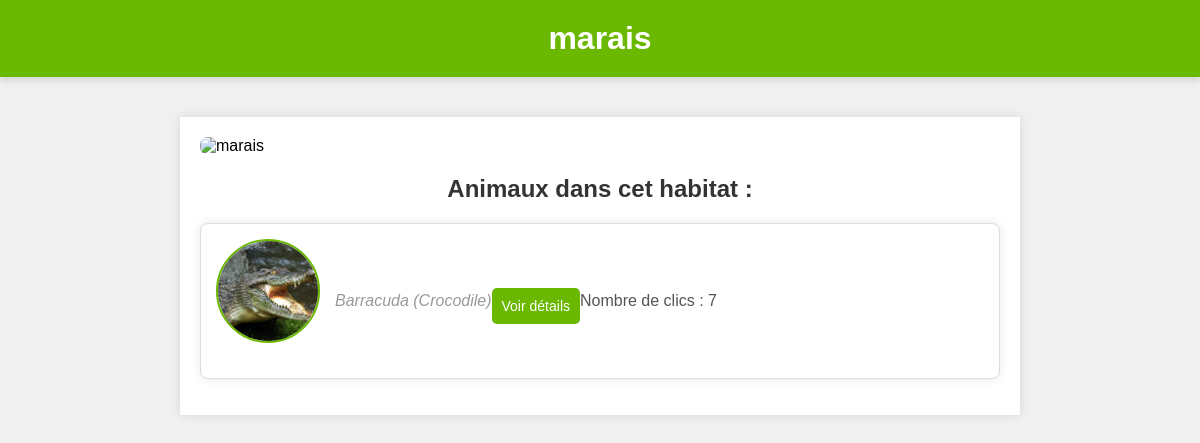
Screenshot of /habitats/marais.php with the database file from the repository.
### tables this page shows
CREATE TABLE `animals` (
  `id` int(11) NOT NULL,
  `name` varchar(255) NOT NULL,
  `breed` varchar(255) NOT NULL,
  `image_url` varchar(255) DEFAULT NULL,
  `status` varchar(50) DEFAULT NULL,
  `food_type` varchar(255) DEFAULT NULL,
  `food_amount` int(11) DEFAULT NULL,
  `feeding_time` datetime DEFAULT NULL,
  `vet_visit_date` date DEFAULT NULL,
  `details` text DEFAULT NULL,
  `habitat_id` int(11) DEFAULT NULL,
  `click_count` int(11) DEFAULT 0
);

### habitats/marais.php (the view, shortened to what this page needs)
<?php
$conn = new mysqli('localhost', 'root', '', 'ecf');
$habitat_name = 'marais';
$sql = "SELECT animals.id, animals.name, animals.breed, animals.image_url,
               animals.food_type, animals.food_amount, animals.feeding_time,
               animals.vet_visit_date, animals.details, animals.click_count
        FROM animals
        JOIN habitats ON animals.habitat_id = habitats.id
        WHERE habitats.name = ?";
$stmt = $conn->prepare($sql);
$stmt->bind_param("s", $habitat_name);
$stmt->execute();
$result = $stmt->get_result();
$animals_list = "";
if ($result->num_rows > 0) {
    while ($animal = $result->fetch_assoc()) {
        $imagePath = "../admin/" . $animal['image_url'];
        if (!empty($animal['image_url']) && file_exists($imagePath)) {
            $animals_list .= "
                <li>
                    <img src='$imagePath' alt='$animal[name]'>
                    <p>$animal[name] ($animal[breed])</p>
                    <button class='details-button' onclick='showDetails(" . json_encode($animal) . ")'>Voir détails</button>
                    <p>Nombre de clics : <span id='click-counter-{$animal['id']}'>{$animal['click_count']}</span></p>
                </li>";
        }
    }
} else {
    $animals_list = "<p>Aucun animal dans cet habitat.</p>";
}
?>
<!DOCTYPE html>
<html lang="fr">
<head>
    <link rel="stylesheet" href="../css/createhabitat.css">
</head>
<body>
    <header>
        <h1><?php echo $habitat_name; ?></h1>
    </header>
    <main>
        <img src="../uploads/<?php echo $image_url; ?>" alt="<?php echo $habitat_name; ?>">
        <h2>Animaux dans cet habitat :</h2>
        <ul>
            <?php echo $animals_list; ?>
        </ul>
    </main>
</body>
</html>

### css/createhabitat.css (style rules this page uses)
body { font-family: Arial, sans-serif; margin: 0; padding: 0; background-color: #f4f4f4; }
header { background-color: #6BB800; color: white; padding: 20px; text-align: center; box-shadow: 0 4px 6px rgba(0, 0, 0, 0.1); }
main { max-width: 800px; margin: 40px auto; background-color: white; padding: 20px; box-shadow: 0 0 10px rgba(0, 0, 0, 0.1); }
main img { width: 100%; height: auto; margin-bottom: 20px; border-radius: 8px; }
h2 { color: #333; margin-bottom: 20px; text-align: center; }
ul { list-style-type: none; padding: 0; }
li { display: flex; align-items: center; margin-bottom: 20px; padding: 10px; background-color: #f9f9f9; border: 1px solid #ddd; border-radius: 8px; box-shadow: 0 2px 4px rgba(0, 0, 0, 0.05); }
li img { width: 100px; height: 100px; object-fit: cover; border-radius: 50%; margin-right: 20px; border: 2px solid #6BB800; }
li p { margin: 0; color: #555; font-size: 16px; }
li p:first-of-type { font-style: italic; color: #999; }
body { font-family: Arial, sans-serif; background-color: #f0f0f0; margin: 0; padding: 0; }
header { background-color: #6BB800; padding: 20px; text-align: center; color: white; }
h1 { margin: 0; }
main { padding: 20px; }
img { max-width: 100%; height: auto; display: block; margin-bottom: 20px; }
li { background-color: white; padding: 15px; margin: 10px 0; border-radius: 8px; box-shadow: 0 0 10px rgba(0, 0, 0, 0.1); display: flex; align-items: center; }
li img { width: 100px; height: 100px; object-fit: cover; border-radius: 50%; margin-right: 15px; }
li p { margin: 0; font-size: 16px; }
.details-button { background-color: #6BB800; color: white; padding: 10px; border: none; border-radius: 5px; cursor: pointer; font-size: 14px; margin-top: 10px; }
button { margin-top: 10px; }

### rows the page displays
animals: image_url (picture), name "Barracuda", breed "Crocodile", click_count "7"

### other values shown
$habitat_name "marais"
